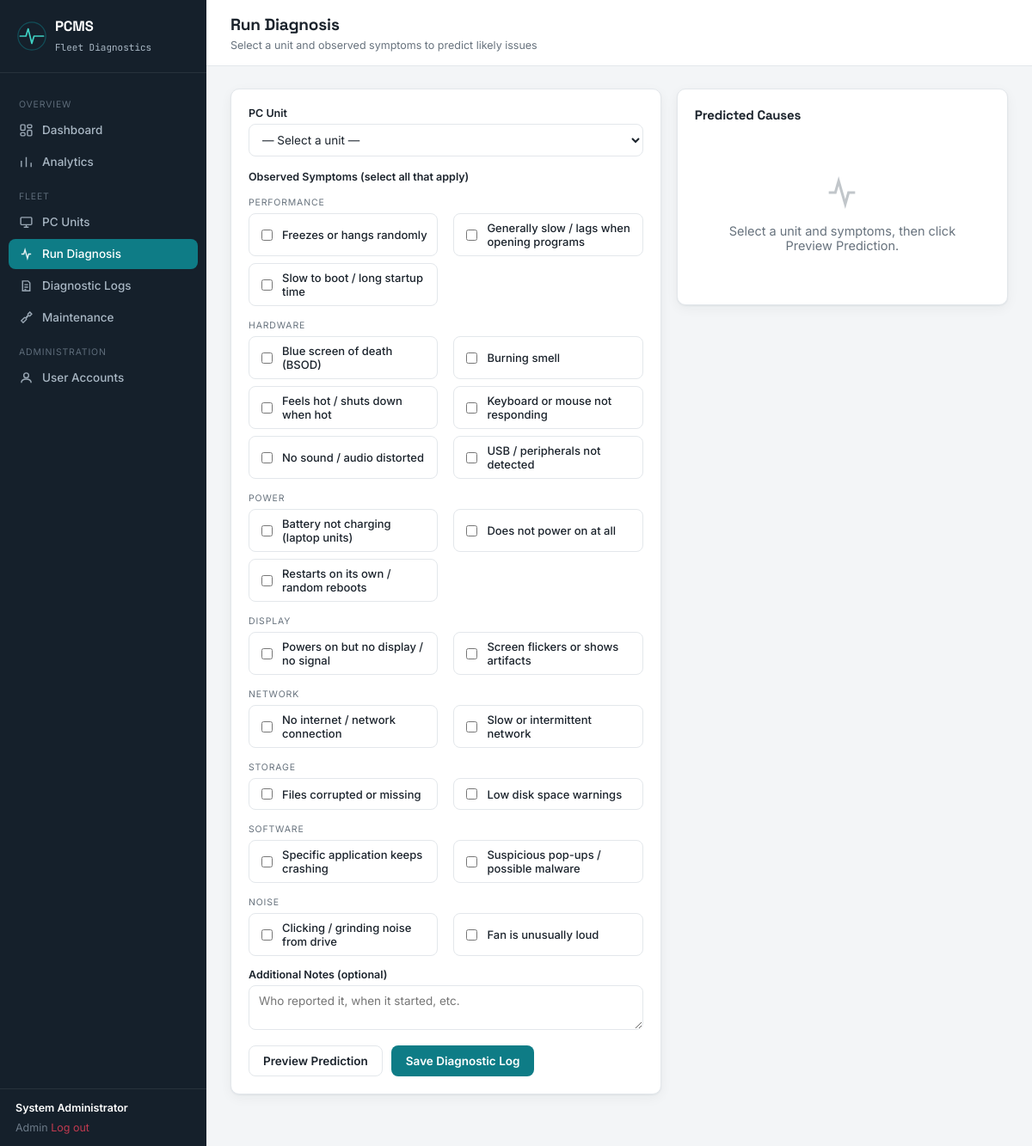
/diagnose.php (signed in), run on the app's committed database.
### tables this page shows
CREATE TABLE symptoms (
    id INT AUTO_INCREMENT PRIMARY KEY,
    code VARCHAR(40) NOT NULL UNIQUE,
    label VARCHAR(150) NOT NULL,
    category ENUM('performance','hardware','power','display','network','storage','software','noise') NOT NULL
);

### includes/auth.php (called while the page is built, shortened)
<?php
function currentUser() {
    return [
        'id' => $_SESSION['user_id'] ?? null,
        'username' => $_SESSION['username'] ?? null,
        'full_name' => $_SESSION['full_name'] ?? null,
        'role' => $_SESSION['role'] ?? null,
    ];
}

### includes/functions.php (called while the page is built, shortened)
<?php
function e($str) {
    return htmlspecialchars($str ?? '', ENT_QUOTES, 'UTF-8');
}

### diagnose.php (the view, shortened to what this page needs)
<?php
require_once __DIR__ . '/includes/auth.php';
require_once __DIR__ . '/includes/functions.php';
$pdo = getDB();
$symptoms = $pdo->query("SELECT * FROM symptoms ORDER BY category, label")->fetchAll();
$grouped = [];
foreach ($symptoms as $s) { $grouped[$s['category']][] = $s; }
$results = null;
$selectedSymptoms = [];
$categoryLabels = [
    'performance'=>'Performance','hardware'=>'Hardware','power'=>'Power',
    'display'=>'Display','network'=>'Network','storage'=>'Storage','software'=>'Software','noise'=>'Noise'
];
require_once __DIR__ . '/includes/header.php';
?>
<div class="topbar">
    <div><h2>Run Diagnosis</h2><div class="subtitle">Select a unit and observed symptoms to predict likely issues</div></div>
</div>
<div class="content">
    <div class="grid" style="grid-template-columns: 1.3fr 1fr; align-items:start;">
        <div class="card">
            <form method="POST">
                <div class="form-row">
                    <label>PC Unit</label>
                    <select name="unit_id" required>
                        <option value="">— Select a unit —</option>
                    </select>
                </div>
                <label class="mt-16">Observed Symptoms (select all that apply)</label>
                <?php foreach ($grouped as $cat => $items): ?>
                    <div class="sidebar-section-label" style="margin-left:0;color:var(--text-muted);"><?= $categoryLabels[$cat] ?? ucfirst($cat) ?></div>
                    <div class="checkbox-grid mt-16" style="margin-top:6px;margin-bottom:14px;">
                        <?php foreach ($items as $s): ?>
                        <div class="checkbox-item">
                            <input type="checkbox" id="s<?= $s['id'] ?>" name="symptoms[]" value="<?= $s['id'] ?>"
                                <?= in_array($s['id'], $selectedSymptoms) ? 'checked' : '' ?>>
                            <label for="s<?= $s['id'] ?>"><?= e($s['label']) ?></label>
                        </div>
                        <?php endforeach; ?>
                    </div>
                <?php endforeach; ?>
                <div class="form-row">
                    <label>Additional Notes (optional)</label>
                    <textarea name="notes" rows="2" placeholder="Who reported it, when it started, etc."></textarea>
                </div>
                <div style="display:flex;gap:10px;">
                    <button type="submit" name="preview" value="1" class="btn btn-outline">Preview Prediction</button>
                    <button type="submit" name="save_log" value="1" class="btn btn-primary">Save Diagnostic Log</button>
                </div>
            </form>
        </div>
        <div class="card">
            <div class="card-header"><h3>Predicted Causes</h3></div>
            <?php if ($results === null): ?>
                <div class="empty-state">
                    <svg viewBox="0 0 24 24" fill="none" stroke="currentColor" stroke-width="1.6"><path d="M4 12h4l2-7 4 14 2-7h4"/></svg>
                    <div>Select a unit and symptoms, then click Preview Prediction.</div>
                </div>
            <?php elseif (empty($results)): ?>
                <div class="empty-state">No matching rules found for the selected symptoms.</div>
            <?php endif; ?>
        </div>
    </div>
</div>
<?php require_once __DIR__ . '/includes/footer.php'; ?>

### includes/header.php (shortened to what this page needs)
<?php
require_once __DIR__ . '/auth.php';
require_once __DIR__ . '/functions.php';
$user = currentUser();
$current = basename($_SERVER['PHP_SELF']);
function navActive($file, $current) { return $file === $current ? 'active' : ''; }
?>
<!DOCTYPE html>
<html lang="en">
<head>
<link rel="stylesheet" href="assets/css/style.css">
</head>
<body>
<div class="app-shell">
    <aside class="sidebar">
        <div class="sidebar-brand">
            <div class="pulse-wrap">
                <svg viewBox="0 0 40 40" fill="none" xmlns="http://www.w3.org/2000/svg">
                    <circle cx="20" cy="20" r="19" stroke="#0E7C86" stroke-width="1.5" opacity="0.5"/>
                    <path d="M4 20H12L15 10L20 30L23 20H36" stroke="#3FD1C4" stroke-width="2" stroke-linecap="round" stroke-linejoin="round"/>
                </svg>
            </div>
            <div>
                <h1>PCMS</h1>
                <span>Fleet Diagnostics</span>
            </div>
        </div>
        <nav class="sidebar-nav">
            <div class="sidebar-section-label">Overview</div>
            <a href="index.php" class="<?= navActive('index.php', $current) ?>">
                <svg viewBox="0 0 24 24" fill="none" stroke="currentColor" stroke-width="2"><rect x="3" y="3" width="7" height="9" rx="1.5"/><rect x="14" y="3" width="7" height="5" rx="1.5"/><rect x="14" y="12" width="7" height="9" rx="1.5"/><rect x="3" y="16" width="7" height="5" rx="1.5"/></svg>
                Dashboard
            </a>
            <a href="reports.php" class="<?= navActive('reports.php', $current) ?>">
                <svg viewBox="0 0 24 24" fill="none" stroke="currentColor" stroke-width="2"><path d="M4 20V10M12 20V4M20 20v-7"/></svg>
                Analytics
            </a>
            <div class="sidebar-section-label">Fleet</div>
            <a href="units.php" class="<?= navActive('units.php', $current) ?>">
                <svg viewBox="0 0 24 24" fill="none" stroke="currentColor" stroke-width="2"><rect x="3" y="4" width="18" height="12" rx="1.5"/><path d="M8 20h8M12 16v4"/></svg>
                PC Units
            </a>
            <a href="diagnose.php" class="<?= navActive('diagnose.php', $current) ?>">
                <svg viewBox="0 0 24 24" fill="none" stroke="currentColor" stroke-width="2"><path d="M4 12h4l2-7 4 14 2-7h4"/></svg>
                Run Diagnosis
            </a>
            <a href="logs.php" class="<?= navActive('logs.php', $current) ?>">
                <svg viewBox="0 0 24 24" fill="none" stroke="currentColor" stroke-width="2"><path d="M6 4h9l3 3v13H6z"/><path d="M9 10h6M9 14h6M9 18h3"/></svg>
                Diagnostic Logs
            </a>
            <a href="maintenance.php" class="<?= navActive('maintenance.php', $current) ?>">
                <svg viewBox="0 0 24 24" fill="none" stroke="currentColor" stroke-width="2"><path d="M14.7 6.3a4 4 0 0 1-5.4 5.4L4 17l3 3 5.3-5.3a4 4 0 0 1 5.4-5.4L21 6l-3-3z"/></svg>
                Maintenance
            </a>
            <?php if ($user['role'] === 'admin'): ?>
            <div class="sidebar-section-label">Administration</div>
            <a href="users.php" class="<?= navActive('users.php', $current) ?>">
                <svg viewBox="0 0 24 24" fill="none" stroke="currentColor" stroke-width="2"><circle cx="12" cy="8" r="4"/><path d="M4 20c0-4 3.5-6 8-6s8 2 8 6"/></svg>
                User Accounts
            </a>
            <?php endif; ?>
        </nav>
        <div class="sidebar-footer">
            <span class="user-name"><?= e($user['full_name']) ?></span>
            <span class="user-role"><?= e($user['role']) ?></span>
            <a href="logout.php" class="logout">Log out</a>
        </div>
    </aside>
    <div class="main">

### includes/footer.php (shortened to what this page needs)
    </div>
</div>
</body>
</html>

### data on the page
symptoms: label "Freezes or hangs randomly"
symptoms: label "Generally slow / lags when opening programs"
symptoms: label "Slow to boot / long startup time"
symptoms: label "Blue screen of death (BSOD)"
symptoms: label "Burning smell"
symptoms: label "Feels hot / shuts down when hot"
symptoms: label "Keyboard or mouse not responding"
symptoms: label "No sound / audio distorted"
symptoms: label "USB / peripherals not detected"
symptoms: label "Battery not charging (laptop units)"
symptoms: label "Does not power on at all"
symptoms: label "Restarts on its own / random reboots"
symptoms: label "Powers on but no display / no signal"
symptoms: label "Screen flickers or shows artifacts"
symptoms: label "No internet / network connection"
symptoms: label "Slow or intermittent network"
symptoms: label "Files corrupted or missing"
symptoms: label "Low disk space warnings"
symptoms: label "Specific application keeps crashing"
symptoms: label "Suspicious pop-ups / possible malware"
symptoms: label "Clicking / grinding noise from drive"
symptoms: label "Fan is unusually loud"

### other printed values
$user['full_name'] "System Administrator"
$user['role'] "Admin"
$categoryLabels[$cat] "PERFORMANCE"
$categoryLabels[$cat] "HARDWARE"
$categoryLabels[$cat] "POWER"
$categoryLabels[$cat] "DISPLAY"
$categoryLabels[$cat] "NETWORK"
$categoryLabels[$cat] "STORAGE"
$categoryLabels[$cat] "SOFTWARE"
$categoryLabels[$cat] "NOISE"
